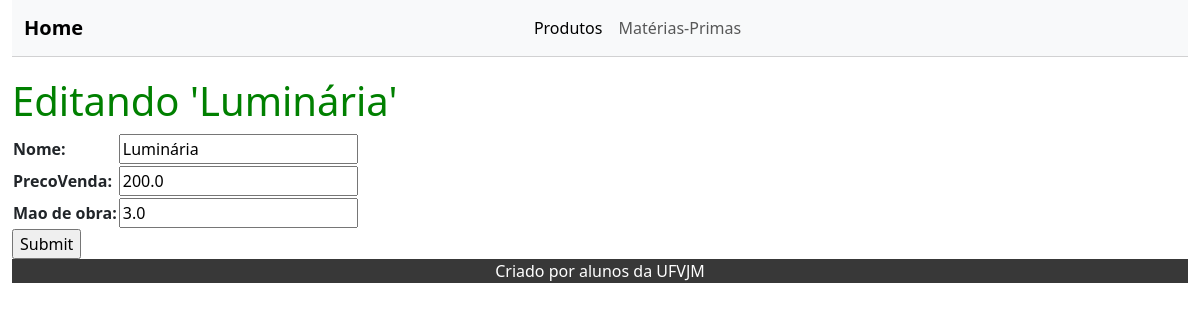
Screenshot of /produto/editar/18 with the database file from the repository.
### produto/models.py (models this page shows, shortened)
class Produto(models.Model):
    nome = models.CharField(max_length=100)
    precoVenda = models.FloatField(null=True)
    mao_de_obra = models.FloatField(null=True)
    materias_primas = models.ManyToManyField(MateriaPrima, through='ProdutoMateriaPrima')

### produto/views.py (the view)
# urls.py: path('editar/<int:id>', views.editar, name='editar'),
def editar(request, id):
    produto = get_object_or_404(Produto, pk=id)
    form = ProdutoForm(instance=produto)
    if(request.method == 'POST'):
        form = ProdutoForm(request.POST, instance=produto)
        if(form.is_valid()):
            produto.save()
            return redirect('../')
        else:
            return render(request, 'editar_produto.html', {'form': form, 'produto': produto})
    else:
        return render(request, 'editar_produto.html', {'form': form, 'produto': produto})

### produto/forms.py
class ProdutoForm(forms.ModelForm):
    class Meta:
        model = Produto
        fields = ['nome', 'precoVenda', 'mao_de_obra']

### produto/templates/editar_produto.html (shortened to what this page needs)
{% extends 'base.html' %}
{% block content %}
    <h1>Editando '{{produto.nome}}'</h1>
    <form action="" method="post">
        <table>
            {{ form.as_table }}
        </table>
        <input type="submit" value="Submit">
    </form>
{% endblock %}

### static/css/styles.css (style rules this page uses)
main > h1 { color: green; }

### rows the page displays
Produto: nome "Luminária", precoVenda "200.0", mao_de_obra "3.0"
